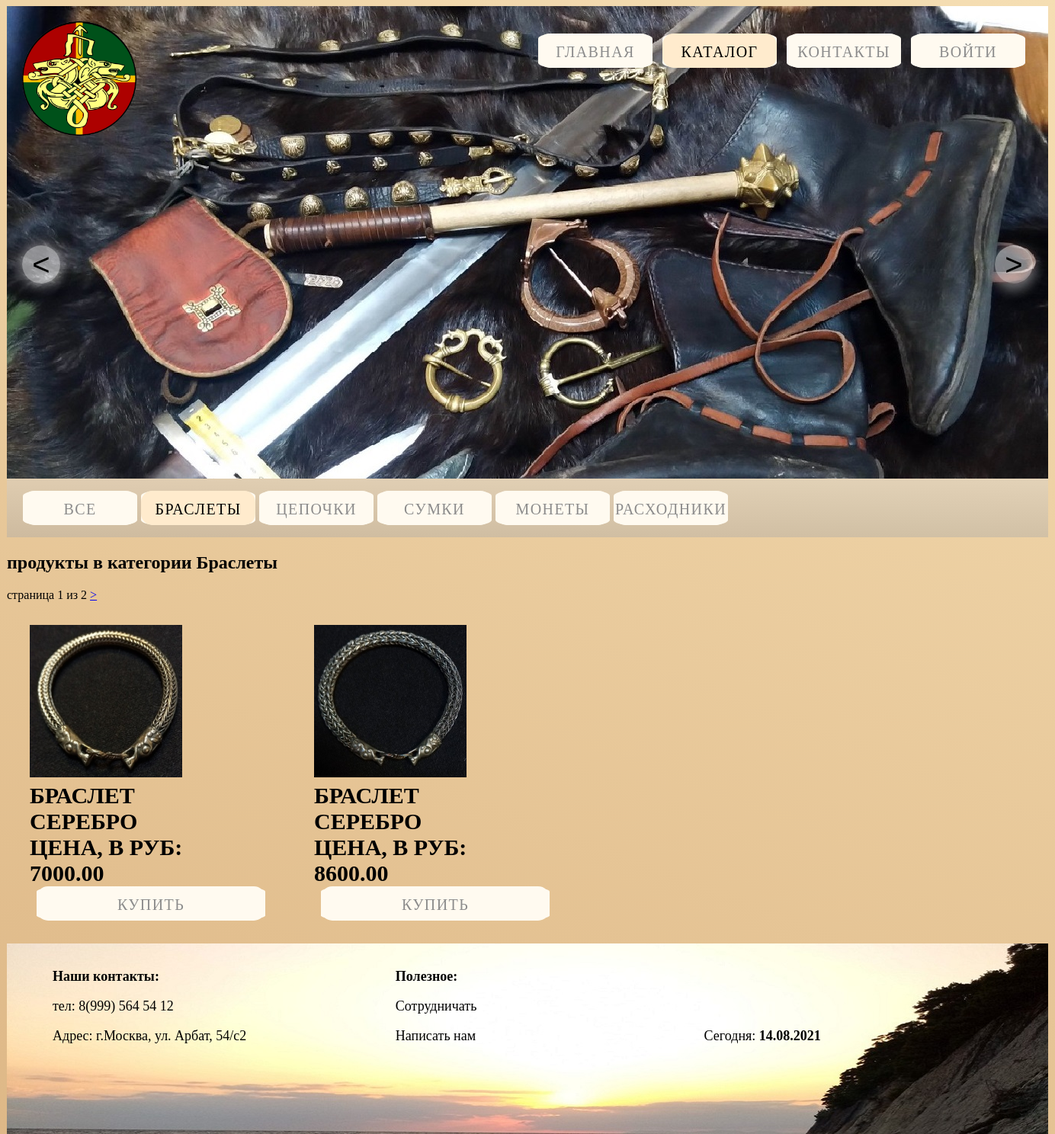
Page /products/category/1/ on the committed database.
### mainapp/models.py (models this page shows, shortened)
class CategoryProduct(models.Model):
    name = models.CharField(verbose_name='наименование категории', max_length=128, unique=True)
    description = models.TextField(verbose_name='описание категории', blank=True)
    is_active = models.BooleanField(default=True)

class Product(models.Model):
    category = models.ForeignKey(verbose_name='категория товара', to=CategoryProduct, on_delete=models.CASCADE)
    name = models.CharField(verbose_name='наименование', max_length=128)
    image = models.ImageField(upload_to='prodacts_photo', blank=True, default='prodacts_photo/logo.png')
    short_descr = models.CharField(verbose_name='краткое описание товара', max_length=64, blank=True)
    description = models.TextField(verbose_name='описание товара', blank=True)
    price = models.DecimalField(verbose_name='Цена', max_digits=12, decimal_places=2, default=0)
    quantity = models.IntegerField(verbose_name='количество на складе', default=0)
    is_active = models.BooleanField(default=True)

### mainapp/views.py (the view)
# urls.py: re_path(r'^products/category/(?P<pk>\d+)/$', mainapp.prodcat, name='products'),
def prodcat(request, pk, page=1):
    if int(pk) == 0:
        category = {'pk': 0, 'name': 'все'}
        prods = Product.objects.all()
    else:
        category = get_object_or_404(CategoryProduct, pk=pk)
        prods = Product.objects.filter(category=category)
    product_paginator = Paginator(prods, 2)
    try:
        prods = product_paginator.page(page)
    except PageNotAnInteger:
        prods = product_paginator.page(1)
    except EmptyPage:
        prods = product_paginator.page(product_paginator.num_pages)
    context = {
        'title_page': 'каталог',
        'links_main_menu': links_main_menu,
        'categories': get_menu(),
        'category': category,
        'prods': prods,
    }
    return render(request, 'mainapp/prodcat.html', context)

### mainapp/views.py (called while the page is built)
def get_menu():
    return CategoryProduct.objects.all()

### mainapp/templates/mainapp/prodcat.html (shortened to what this page needs)
{% extends 'mainapp/base.html' %}
{% load static %}
{% block content %}
{% include 'mainapp/includes/inc__catalog_menu.html' %}
<div class="prodact clearfix">
    <h2>продукты в категории {{ category.name|capfirst }}</h2>
    <div class="paginator">
        <span class="current">страница {{ prods.number }} из {{ prods.paginator.num_pages }}</span>
        {% if prods.has_next %}
            <a href="{% url 'main:products_page' pk=category.pk page=prods.next_page_number %}">
                >
            </a>
        {% endif %}
    </div>
    {% for product in prods %}
        <div class="prod">
            <a href="{% url 'main:page_product' pk=product.pk %}"><img src="/media/{{ product.image }}" class="imgprod" alt="Фото"></a>
            <p class="pr">{{ product.name }}</p>
            <p class="pr">{{ product.short_descr }}</p>
            <p class="pr">Цена, в руб:</p>
            <p class="pr prise">{{ product.price }}</p>
            <div class="basket"><a href="{% url 'basket:add' pk=product.pk %}" class="basketa linkli">Купить</a></div>
        </div>
    {% endfor %}
</div>
{% endblock %}

### mainapp/templates/mainapp/base.html (shortened to what this page needs)
<!DOCTYPE html>
{% load static %}
<html>
<head>
    {% block css %}
    <link rel="stylesheet" href="{% static 'css/style.css' %}">
    {% endblock %}
</head>
<body>
    <div class="conter">
        <div class="slider clearfix" id="img1">
            <div class="clearfix">
                <div class="logod"><a href="{% url 'main:index' %}"><img class="logo" src="{% static 'img/logo.png' %}" alt="logo"></a></div>
                <div class="menu">
                    <ul class="ulmenu">
                       {% for link in links_main_menu %}
                        <li class="ullimenu">
                            <a href="{% url link.href %}" class="linkli {% if request.resolver_match.url_name == link.url_name or request.resolver_match.url_name == 'products' and link.url_name == 'catalog' %} menuactive {% endif %}">
                                {{ link.name }}
                            </a>
                        </li>
                        {% endfor %}
                    </ul>
                    <ul class="ulmenu">
                       <li class="ullimenu">
                            {% if user.is_authenticated %}
                                <a href="{% url 'auth:logout' %}" class="linkli">
                                    выйти
                                </a>
                            {% else %}
                                <a href="{% url 'auth:login' %}" class="linkli">
                                    войти
                                </a>
                            {% endif %}
                       </li>
                    </ul>
                </div>
            </div>
            <button class="left">&lt;</button>
            <button class="right">&gt;</button>
        </div>
        {% block content %}
        {% endblock %}
        <div class="cln"></div>
    </div>
    {% block footer %}
    <div class="footer">
        <div class="foot">
            <p class="fp"><b>Наши контакты:</b></p>
            <p class="fp">тел: 8(999) 564 54 12</p>
            <p class="fp">Адрес: г.Москва, ул. Арбат, 54/с2</p>
        </div>
        <div class="foot">
            <p class="fp"><b>Полезное:</b></p>
            <p class="fp"><a href="#" class="foota">Сотрудничать</a></p>
            <p class="fp"><a href="#" class="foota">Написать нам</a></p>
        </div>
        <div class="date">Сегодня: <b>{% now "d.m.Y" %}</b></div>
    </div>
    {% endblock %}
</body>
</html>

### mainapp/templates/mainapp/includes/inc__catalog_menu.html
<div class="menucatalog clearfix">
    <ul class="ulmenucat">
            <li class="limenucat">
                <a href="{% url 'main:products' pk=0 %}" class="amenucat {% if request.resolver_match.kwargs.pk == '0' %} menuactive {% endif %}">
                    все
                </a>
            </li>
        {% for category in categories %}
            <li class="limenucat">
                <a href="{% url 'main:products' pk=category.pk %}" class="amenucat {% if request.resolver_match.kwargs.pk|add:0 == category.pk %} menuactive {% endif %}">
                    {{ category.name }}
                </a>
            </li>
        {% endfor %}
    </ul>
</div>

### static/css/style.css (style rules this page uses)
html, body { height: 100%; font-family: "19842"; background: linear-gradient(21deg, #DEB887, #F5DEB3) fixed; }
.cln { width: 100%; height: 250px; }
.conter { width: 1366px; margin: 0 auto; min-height: 100%; }
.clearfix:after { content: ""; display: table; clear: both; }
.slider { width: 100%; height: 620px; position: relative; }
#img1 { background-image: url('/static/img/img1.jpg'); }
.logo { width: 100%; height: 100%; }
.logod { margin-top: 20px; margin-left: 20px; width: 150px; height: 150px; display: inline-block; }
.menu { margin-top: 20px; margin-right: 30px; display: inline-block; float: right; }
.left { border: none; padding: 0; align-content: center; margin-left: 20px; margin-top: 140px; display: inline-block; background-color: rgba(255, 255, 255, 0.5); width: 50px; height: 50px; border-radius: 50%; font-size: 40px; box-shadow: 0 0 15px 3px rgba(255, 255, 255, 0.4); }
.right { border: none; padding: 0; align-content: center; margin-right: 20px; margin-top: 140px; display: inline-block; float: right; background-color: rgba(255, 255, 255, 0.5); width: 50px; height: 50px; border-radius: 50%; font-size: 40px; box-shadow: 0 6px 15px 3px rgba(255, 255, 255, 0.4); }
.ulmenu { display: inline-block; list-style-type: none; padding: 0; }
.ullimenu { display: inline-block; margin-left: 9px; width: 150px; height: 45px; text-align: center; background-color: floralwhite; border-radius: 15%; }
.linkli { display: block; text-decoration: none; width: 100%; height: 100%; color: #8c8c8c; font-weight: 300; letter-spacing: 1.4px; font-size: 20px; line-height: 48px; text-transform: uppercase; background-color: floralwhite; border-radius: 15px; }
.basket { display: inline-block; margin-left: 9px; width: 300px; height: 45px; text-align: center; background-color: floralwhite; border-radius: 15%; }
.menuactive { color: #000000; background-color: blanchedalmond; }
.prodact { width: 100%; height: 100%; text-align: justify; }
.prod { font-size: 30px; font-weight: bold; text-transform: uppercase; margin: 1em; display: inline-block; align-items: center; }
.imgprod { width: calc(1336px*15/100); height: calc(1336px*15/100); }
.pr { margin: 0; }
.footer { width: 1336px; margin: 0 auto; height: 220px; background-image: url('/static/img/footer1.jpg'); padding: 15px; margin-top: -250px; }
.foot { width: 30%; height: 100%; display: inline-block; margin-left: 2.5em; font-size: 18px; }
.foota { text-decoration: none; color: #000000; }
.date { display: inline-block; width: 30%; font-size: 18px; }
.menucatalog { background: linear-gradient(rgb(211, 211, 211, 0.4), rgb(169, 169, 169, 0.4)); }
.ulmenucat { display: inline-block; float: left; list-style-type: none; padding-left: 20px; }
.limenucat { display: inline-block; margin-left: 1px; width: 150px; height: 45px; text-align: center; background-color: floralwhite; border-radius: 15%; }
.amenucat { display: block; text-decoration: none; width: 100%; height: 100%; color: #8c8c8c; font-weight: 300; letter-spacing: 1.4px; font-size: 20px; line-height: 48px; text-transform: uppercase; background-color: floralwhite; border-radius: 15px; }
.basketa { display: block; text-decoration: none; width: 100%; height: 100%; color: #8c8c8c; font-weight: 300; letter-spacing: 1.4px; font-size: 20px; line-height: 48px; text-transform: uppercase; background-color: floralwhite; border-radius: 15px; }

### rows in the picture
CategoryProduct: name "БРАСЛЕТЫ", name "Браслеты"
CategoryProduct: name "ЦЕПОЧКИ"
CategoryProduct: name "СУМКИ"
CategoryProduct: name "МОНЕТЫ"
CategoryProduct: name "РАСХОДНИКИ"
Product: image (picture), name "БРАСЛЕТ", short_descr "СЕРЕБРО", price "7000.00"
Product: image (picture), name "БРАСЛЕТ", short_descr "СЕРЕБРО", price "8600.00"

### other values in the picture
{{ link.name }} "ГЛАВНАЯ" "КАТАЛОГ" "КОНТАКТЫ"
{{ prods.number }} "1"
{{ prods.paginator.num_pages }} "2"
